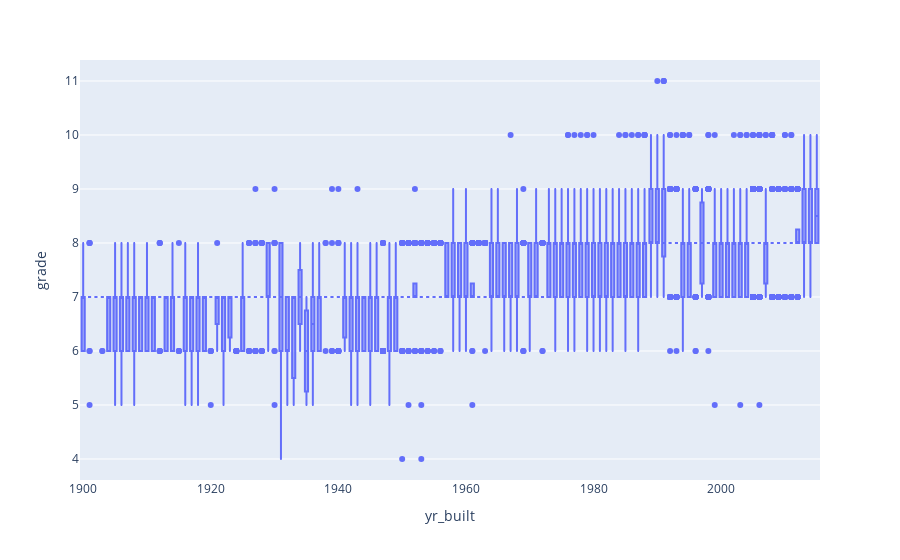

This figure's notebook cell:
### Code cell
import plotly.express as px
fig = px.box(df_1_after, x="yr_built", y="grade")
fig.show()

### Figure 1 — Plotly figure (JSON) as saved in the notebook; plotly's stock layout.template omitted (floating-point values rounded to 4 significant figures; data arrays with more than 128 entries replaced by an {"elided": "..."} marker saying what was removed)
{"data": [{"alignmentgroup": "True", "hovertemplate": "yr_built=%{x}<br>grade=%{y}<extra></extra>", "legendgroup": "", "marker": {"color": "#636efa"}, "name": "", "notched": false, "offsetgroup": "", "orientation": "v", "showlegend": false, "type": "box", "x": {"elided": "7463 int values"}, "x0": " ", "xaxis": "x", "y": {"elided": "7463 int values"}, "y0": " ", "yaxis": "y"}], "layout": {"boxmode": "group", "legend": {"tracegroupgap": 0}, "margin": {"t": 60}, "xaxis": {"anchor": "y", "domain": [0, 1], "title": {"text": "yr_built"}}, "yaxis": {"anchor": "x", "domain": [0, 1], "title": {"text": "grade"}}}}
